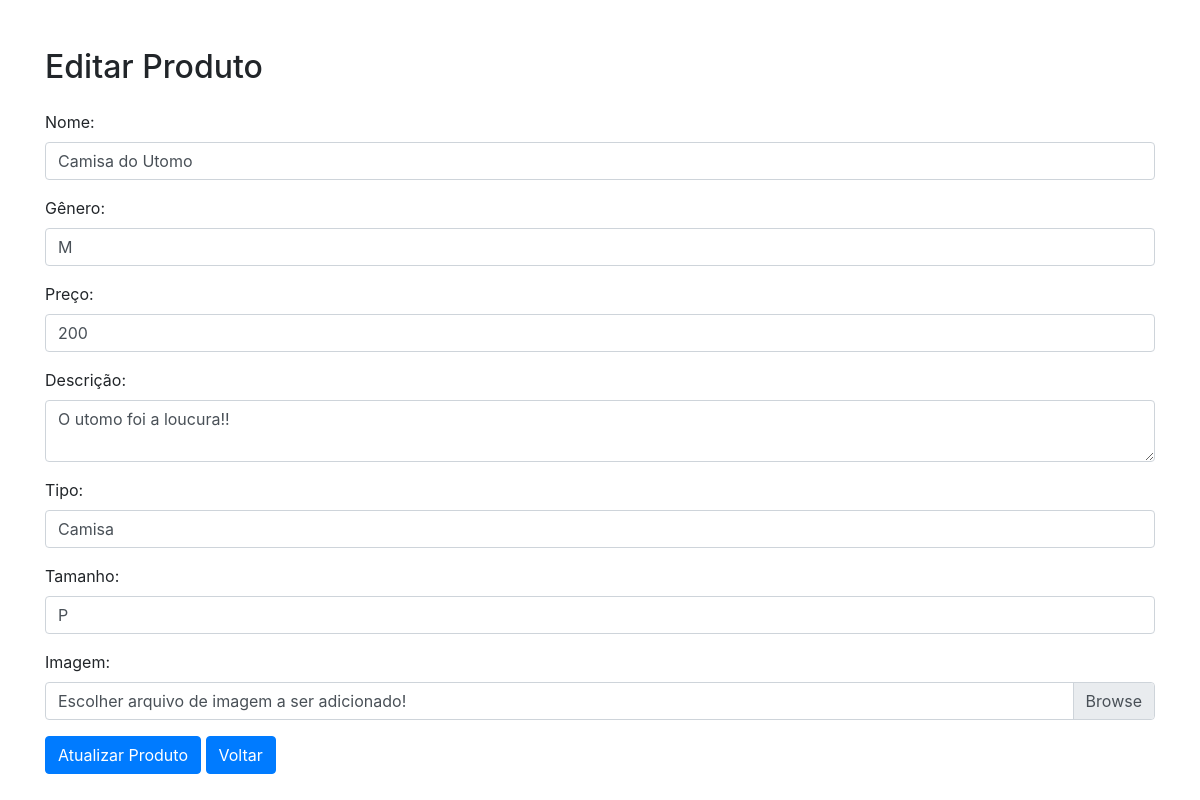
Page /application/views/console/pages/admin/produtos/formulario.php?id=2 (signed in) on the committed database.
### tables this page shows
CREATE TABLE `produtos` (
  `proId` int NOT NULL AUTO_INCREMENT,
  `proAdmId` int DEFAULT NULL,
  `proNome` varchar(80) DEFAULT NULL,
  `proGenero` enum('M','F') DEFAULT 'M',
  `proPreco` float DEFAULT NULL,
  `proDescricao` mediumblob,
  `proTipo` varchar(60) DEFAULT NULL,
  `proTamanho` enum('P','M','G','GG') DEFAULT 'M',
  `proImagem` blob,
  PRIMARY KEY (`proId`),
  KEY `fk_produtos_administrador1_idx` (`proAdmId`),
  CONSTRAINT `fk_produtos_administrador1` FOREIGN KEY (`proAdmId`) REFERENCES `administrador` (`admId`)
);

### application/views/console/pages/admin/produtos/formulario.php (the view, shortened to what this page needs)
<?php
include '../../../../../controllers/connection.php';
if(isset($_GET['id'])) {
    $id = $_GET['id'];
    $sql = "SELECT * FROM produtos WHERE proId=$id";
    $result = $conn->query($sql);
    if ($result) {
        if ($result->num_rows == 1) {
            $produto = $result->fetch_assoc();
        } else {
            showAlert("Produto não encontrado", 'danger');
        }
    } else {
        showAlert("Erro na consulta SQL: " . $conn->error, 'danger');
    }
} else {
    showAlert("ID do produto não fornecido na URL", 'danger');
}
?>
<!DOCTYPE html>
<html lang="pt-br">
<head>
<link rel="stylesheet" href="https://stackpath.bootstrapcdn.com/bootstrap/4.5.2/css/bootstrap.min.css">
</head>
<body>
<div class="container mt-5">
    <h2>Editar Produto</h2>
    <form method="POST" enctype="multipart/form-data" class="mt-4">
        <div class="form-group">
            <label for="nome">Nome:</label>
            <input type="text" class="form-control" id="nome" name="proNome" value="<?php echo $produto['proNome']; ?>" required>
        </div>
        <div class="form-group">
            <label for="genero">Gênero:</label>
            <input type="text" class="form-control" id="genero" name="proGenero" value="<?php echo $produto['proGenero']; ?>" required>
        </div>
        <div class="form-group">
            <label for="preco">Preço:</label>
            <input type="number" class="form-control" id="preco" name="proPreco" value="<?php echo $produto['proPreco']; ?>" required>
        </div>
        <div class="form-group">
            <label for="descricao">Descrição:</label>
            <textarea class="form-control" id="descricao" name="proDescricao" required><?php echo $produto['proDescricao']; ?></textarea>
        </div>
        <div class="form-group">
            <label for="tipo">Tipo:</label>
            <input type="text" class="form-control" id="tipo" name="proTipo" value="<?php echo $produto['proTipo']; ?>" required>
        </div>
        <div class="form-group">
            <label for="tamanho">Tamanho:</label>
            <input type="text" class="form-control" id="tamanho" name="proTamanho" value="<?php echo $produto['proTamanho']; ?>" required>
        </div>
        <div class="form-group">
            <label for="imagem">Imagem:</label>
            <div class="custom-file">
                <label class="custom-file-label" for="imagem">Escolher arquivo de imagem a ser adicionado!</label>
            </div>
        </div>
        <button type="submit" class="btn btn-primary" name="update">Atualizar Produto</button>
        <a href="listagem.php" class="btn btn-primary" name="back">Voltar</a>
    </form>
</div>
</body>
</html>

### rows in the picture
produtos: proNome "Camisa do Utomo", proGenero "M", proPreco "200", proDescricao "O utomo foi a loucura!!", proTipo "Camisa", proTamanho "P"
